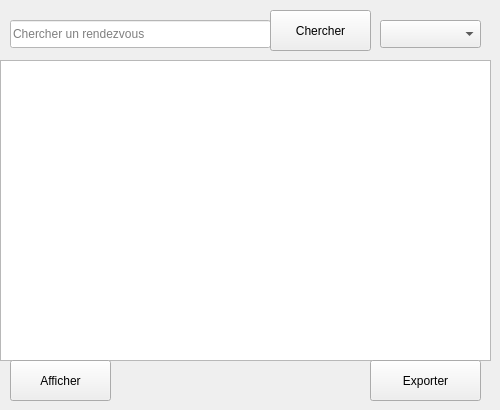
     <widget class="QWidget" name="tab_34">
      <attribute name="title">
       <string>lister</string>
      </attribute>
      <widget class="QTableView" name="tableView2RV_7">
       <property name="geometry">
        <rect>
         <x>0</x>
         <y>60</y>
         <width>491</width>
         <height>301</height>
        </rect>
       </property>
      </widget>
      <widget class="QLineEdit" name="rechercheRV_7">
       <property name="geometry">
        <rect>
         <x>10</x>
         <y>20</y>
         <width>261</width>
         <height>28</height>
        </rect>
       </property>
       <property name="styleSheet">
        <string notr="true">background-color: rgb(255, 255, 255);</string>
       </property>
       <property name="text">
        <string/>
       </property>
       <property name="placeholderText">
        <string>Chercher un rendezvous</string>
       </property>
      </widget>
      <widget class="QPushButton" name="chercherRV_7">
       <property name="geometry">
        <rect>
         <x>270</x>
         <y>10</y>
         <width>101</width>
         <height>41</height>
        </rect>
       </property>
       <property name="text">
        <string>Chercher</string>
       </property>
      </widget>
      <widget class="QPushButton" name="afficherRV_7">
       <property name="geometry">
        <rect>
         <x>10</x>
         <y>360</y>
         <width>101</width>
         <height>41</height>
        </rect>
       </property>
       <property name="text">
        <string>Afficher</string>
       </property>
      </widget>
      <widget class="QPushButton" name="exporterRV_7">
       <property name="geometry">
        <rect>
         <x>370</x>
         <y>360</y>
         <width>111</width>
         <height>41</height>
        </rect>
       </property>
       <property name="text">
        <string>Exporter</string>
       </property>
      </widget>
      <widget class="QComboBox" name="comboBoxTriRV_7">
       <property name="geometry">
        <rect>
         <x>380</x>
         <y>20</y>
         <width>101</width>
         <height>28</height>
        </rect>
       </property>
       <property name="placeholderText">
        <string>Date</string>
       </property>
       <item>
        <property name="text">
         <string>Tri par date croissante</string>
        </property>
       </item>
       <item>
        <property name="text">
         <string>Tri par date décroissante</string>
        </property>
       </item>
      </widget>
     </widget>
